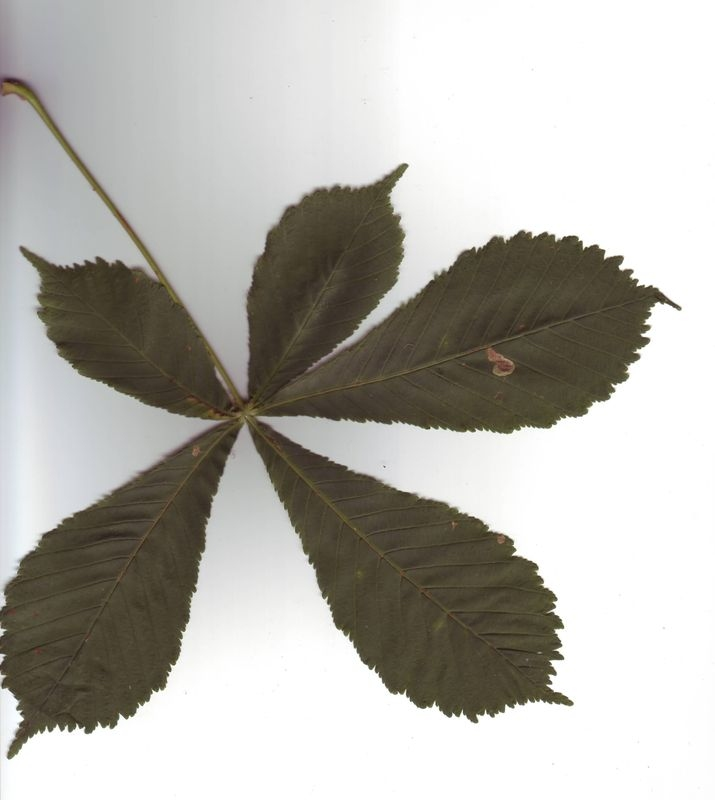
#> input picture Domasni/DomasnaRabota3/database/10000.jpg, 715 x 800 px
$ python DomasnaRabota3.1.py
#> lines starting #> are read from the running program, lines starting #| are printed output that depends on the picture; after the words box and inside, x2 and y2 are one past the last pixel; in counts of white or black regions, pixels touching at a corner belong together
import cv2
import numpy as np

image = cv2.imread('database/10000.jpg')
#> image is the input picture: shape (800, 715, 3); mean B, G, R 173.9, 179.8, 181.8
original_image = image.copy()
gray = cv2.cvtColor(image, cv2.COLOR_BGR2GRAY)
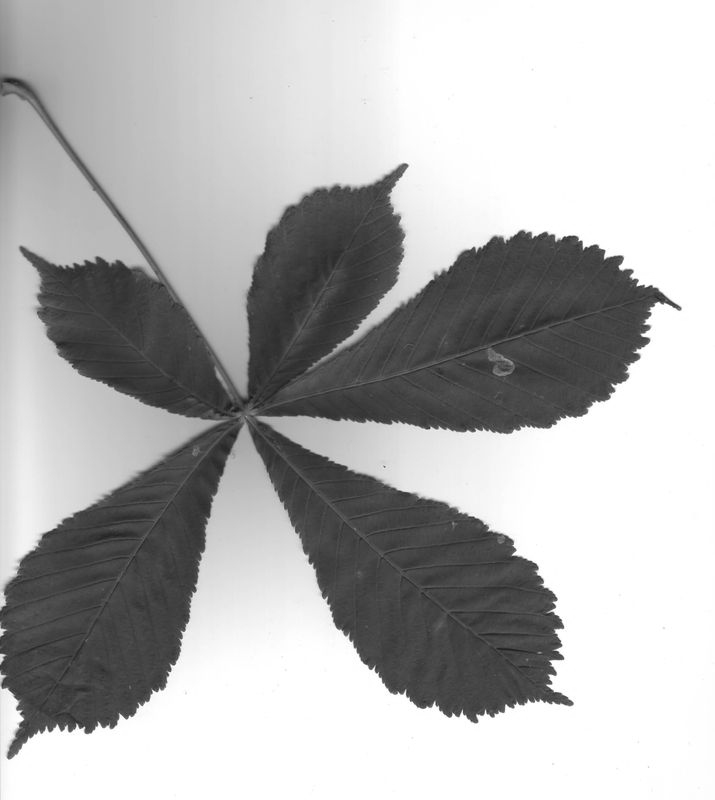
#> gray: shape (800, 715); min 22, max 255, mean 179.7
_, segmented_image = cv2.threshold(gray, 127, 255, cv2.THRESH_BINARY)
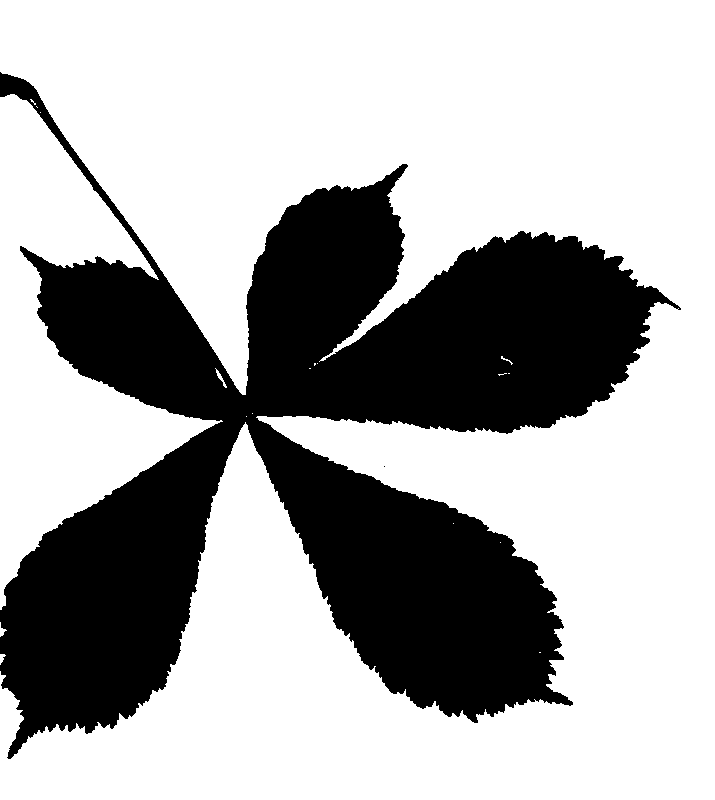
#> segmented_image: shape (800, 715); 67.7% white; 2 black regions (1 under 20 px), largest, box (x1, y1, x2, y2) and area: (0, 72, 681, 759) 184832
edges = cv2.Canny(segmented_image, 30, 100)
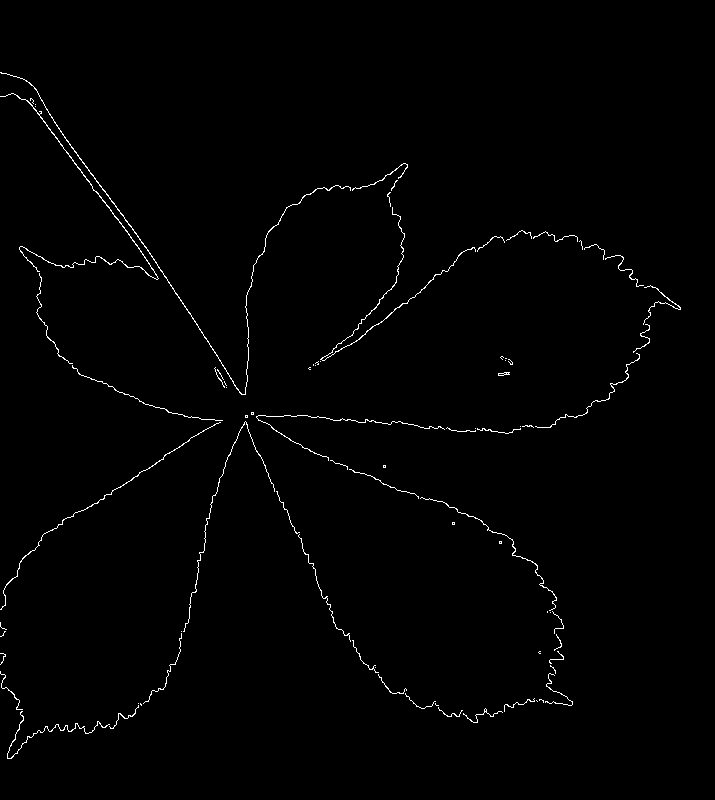
#> edges: shape (800, 715); 0.95% white in thin lines or dots, all inside (x1, y1, x2, y2) = (0, 72, 681, 759)
contours, _ = cv2.findContours(edges, cv2.RETR_EXTERNAL, cv2.CHAIN_APPROX_SIMPLE)
#> contours = 80 contours, 70 with area under 20; largest, box (x1, y1, x2, y2) and area: (0, 72, 351, 395) 142, (0, 93, 159, 280) 119, (320, 207, 476, 361) 72, (0, 422, 221, 610) 55, (7, 711, 110, 759) 38
contour_image = np.zeros_like(gray)
cv2.drawContours(contour_image, contours, -1, (255), 2)
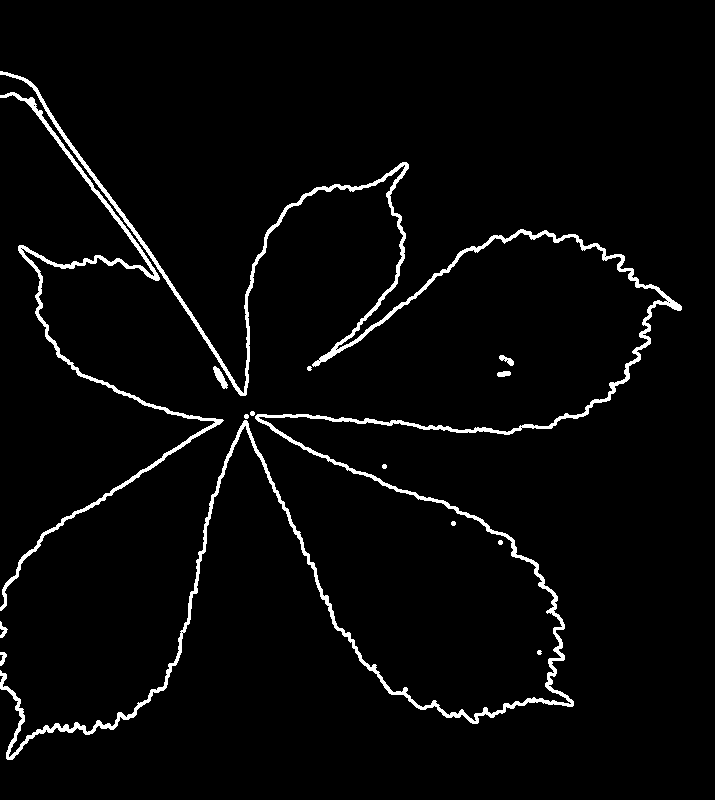
#> contour_image: shape (800, 715); 3.2% white; 14 white regions, largest, box (x1, y1, x2, y2) and area: (0, 71, 682, 760) 13966, (0, 92, 224, 611) 3904, (213, 366, 228, 389) 150
cv2.imshow('Original Image', original_image)
cv2.imshow('Segmented Image', segmented_image)
cv2.imshow('Contours', contour_image)
cv2.waitKey(0)
cv2.destroyAllWindows()

$ run again, with Domasni/DomasnaRabota3/database/1.jpg copied over Domasni/DomasnaRabota3/database/10000.jpg
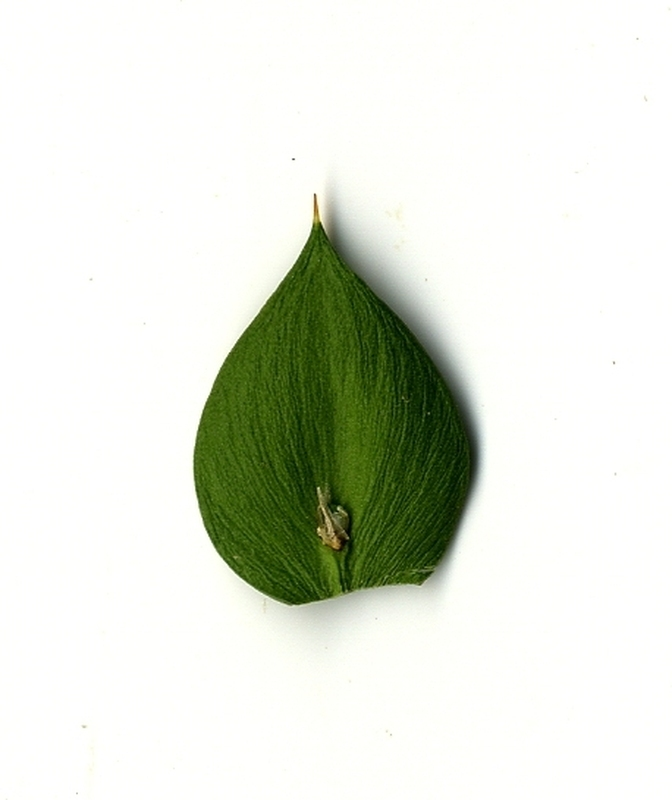
#> input picture Domasni/DomasnaRabota3/database/1.jpg, 672 x 800 px
#> image is the input picture: shape (800, 672, 3); mean B, G, R 218, 228.9, 224.7
#> `_, segmented_image = cv2.threshold(gray, 127, 255, cv2.THRESH_BINARY)`:
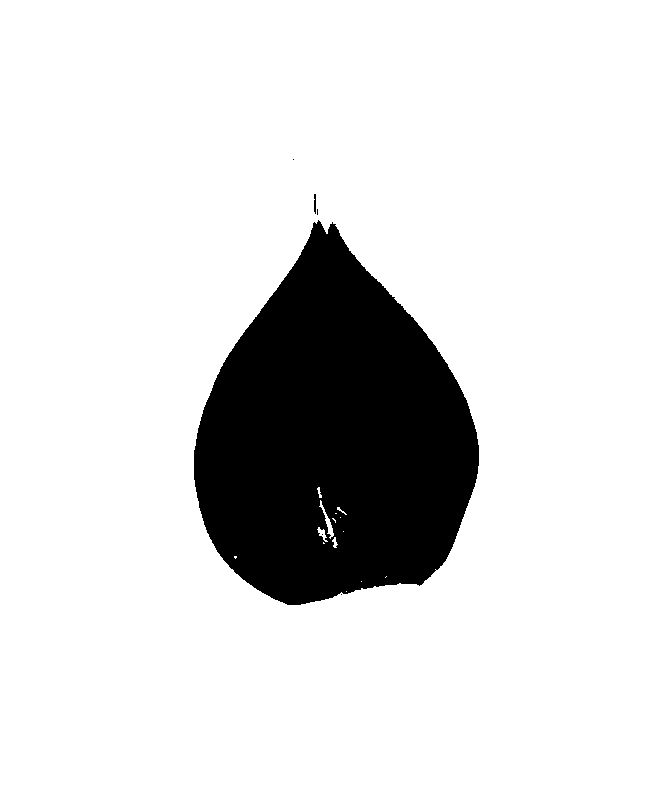
#> segmented_image: shape (800, 672); 86.2% white; 6 black regions (4 under 20 px), largest, box (x1, y1, x2, y2) and area: (194, 220, 479, 605) 74103, (314, 194, 316, 214) 37
#> edges: shape (800, 672); 0.26% white in thin lines or dots, all inside (x1, y1, x2, y2) = (193, 158, 479, 605)
#> contours = 33 contours, 31 with area under 20; largest, box (x1, y1, x2, y2) and area: (193, 222, 479, 605) 132, (335, 225, 395, 297) 22
#> `cv2.drawContours(contour_image, contours, -1, (255), 2)`:
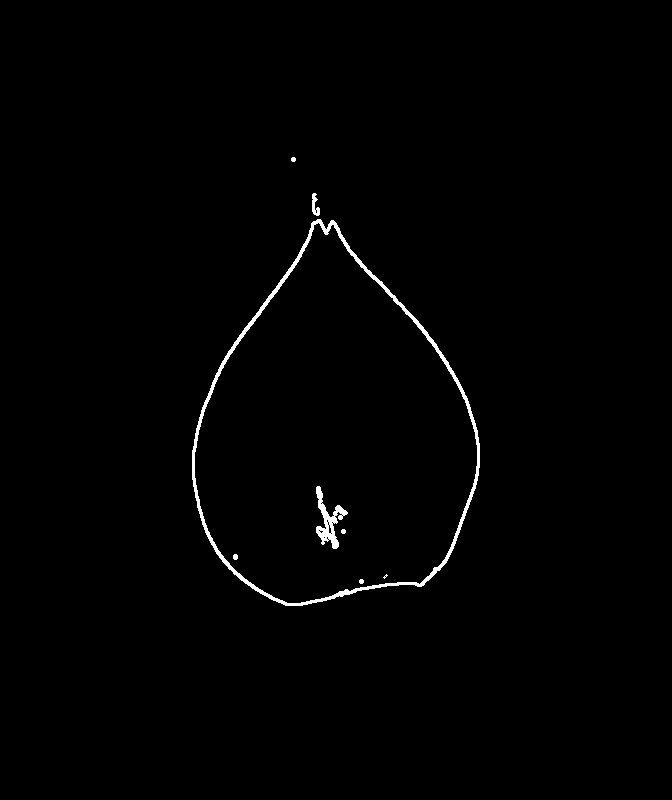
#> contour_image: shape (800, 672); 0.88% white; 8 white regions (1 under 20 px), largest, box (x1, y1, x2, y2) and area: (192, 219, 480, 606) 3837, (316, 486, 348, 549) 689, (312, 193, 320, 216) 108

$ run again, with Domasni/DomasnaRabota3/database/10001.jpg copied over Domasni/DomasnaRabota3/database/10000.jpg
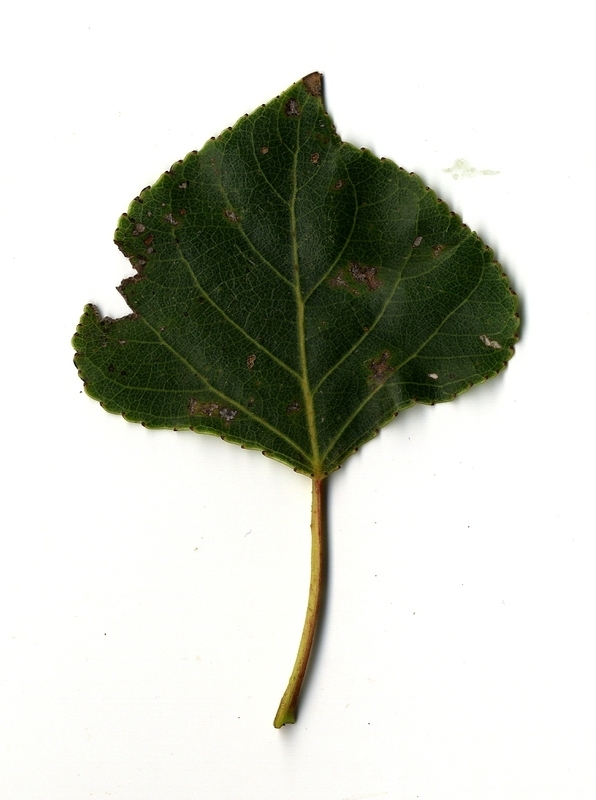
#> input picture Domasni/DomasnaRabota3/database/10001.jpg, 596 x 800 px
#> image is the input picture: shape (800, 596, 3); mean B, G, R 195.5, 204.3, 201.6
#> `_, segmented_image = cv2.threshold(gray, 127, 255, cv2.THRESH_BINARY)`:
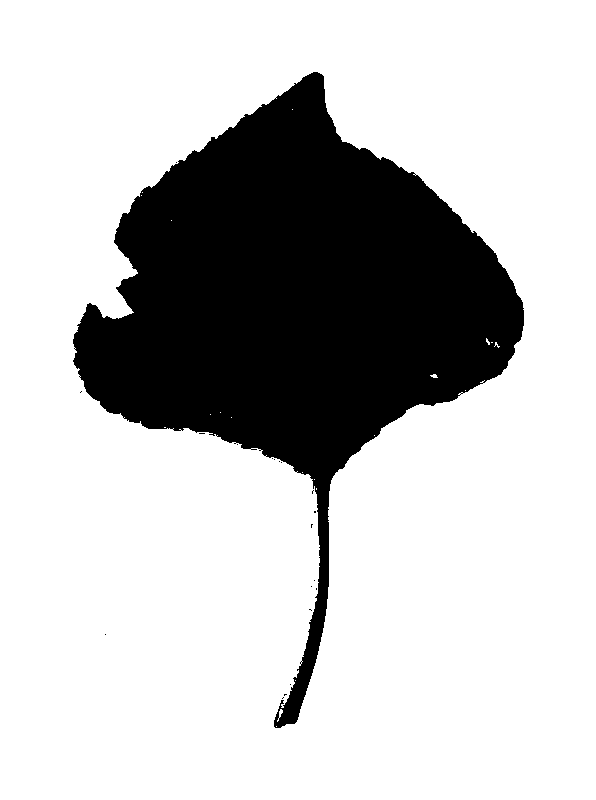
#> segmented_image: shape (800, 596); 76.3% white; 20 black regions (19 under 20 px), largest, box (x1, y1, x2, y2) and area: (73, 72, 524, 728) 113091
#> edges: shape (800, 596); 0.5% white in thin lines or dots, all inside (x1, y1, x2, y2) = (72, 71, 524, 729)
#> contours = 54 contours, 49 with area under 20; largest, box (x1, y1, x2, y2) and area: (273, 157, 524, 729) 114, (244, 71, 380, 160) 42, (113, 196, 139, 312) 34, (139, 117, 244, 195) 34, (72, 332, 127, 421) 20
#> `cv2.drawContours(contour_image, contours, -1, (255), 2)`:
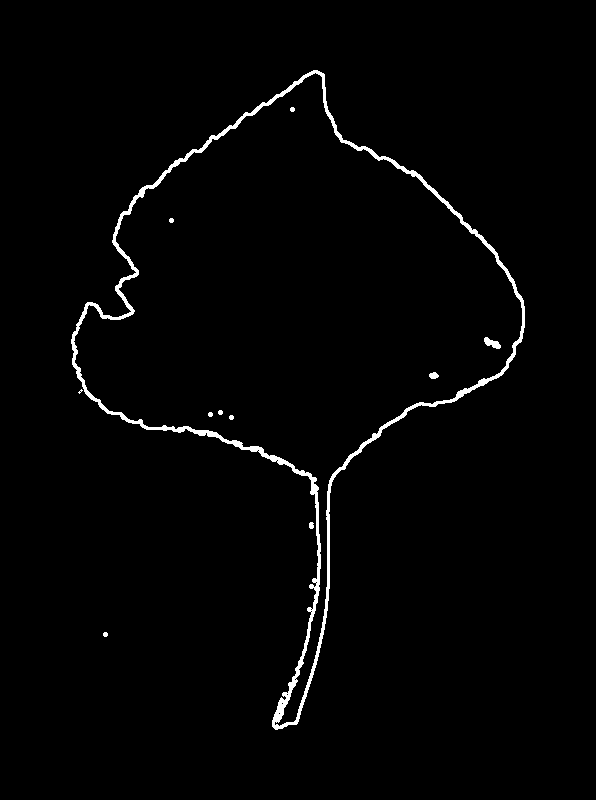
#> contour_image: shape (800, 596); 1.7% white; 11 white regions (1 under 20 px), largest, box (x1, y1, x2, y2) and area: (71, 70, 525, 730) 7538, (484, 337, 501, 349) 112, (429, 372, 439, 379) 52

$ run again, with Domasni/DomasnaRabota3/database/10002.jpg copied over Domasni/DomasnaRabota3/database/10000.jpg
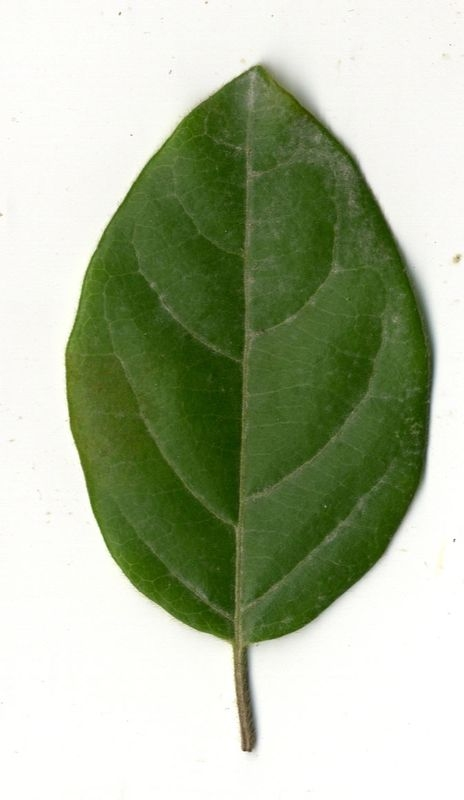
#> input picture Domasni/DomasnaRabota3/database/10002.jpg, 464 x 800 px
#> image is the input picture: shape (800, 464, 3); mean B, G, R 156.3, 183.4, 172.3
#> `_, segmented_image = cv2.threshold(gray, 127, 255, cv2.THRESH_BINARY)`:
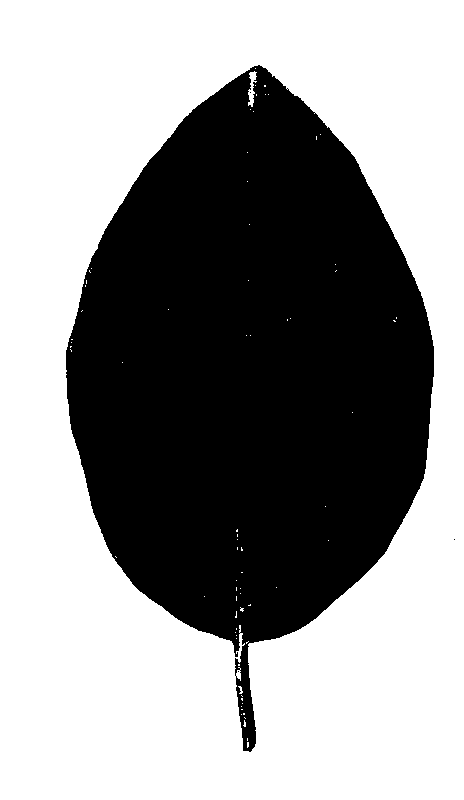
#> segmented_image: shape (800, 464); 58.4% white; 4 black regions (3 under 20 px), largest, box (x1, y1, x2, y2) and area: (66, 65, 434, 752) 154475
#> edges: shape (800, 464); 0.64% white in thin lines or dots, all inside (x1, y1, x2, y2) = (65, 65, 456, 752)
#> contours = 99 contours, 97 with area under 20; largest, box (x1, y1, x2, y2) and area: (65, 65, 434, 752) 227, (273, 76, 327, 128) 23
#> `cv2.drawContours(contour_image, contours, -1, (255), 2)`:
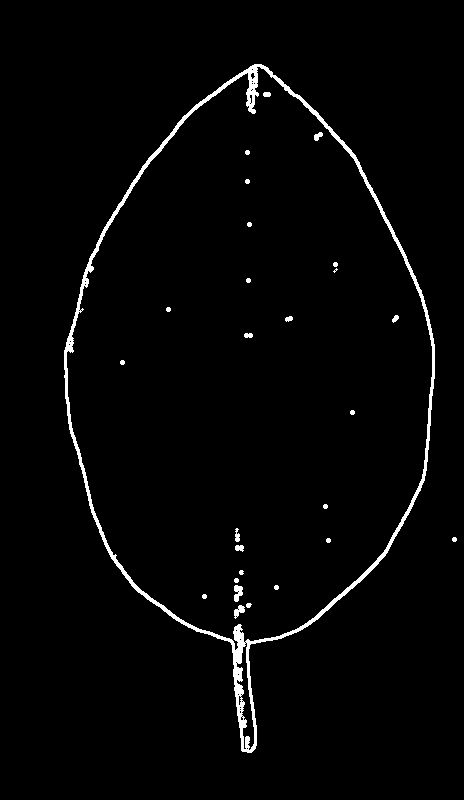
#> contour_image: shape (800, 464); 2.1% white; 27 white regions (1 under 20 px), largest, box (x1, y1, x2, y2) and area: (64, 64, 435, 753) 7070, (234, 585, 243, 602) 106, (234, 605, 245, 619) 83
